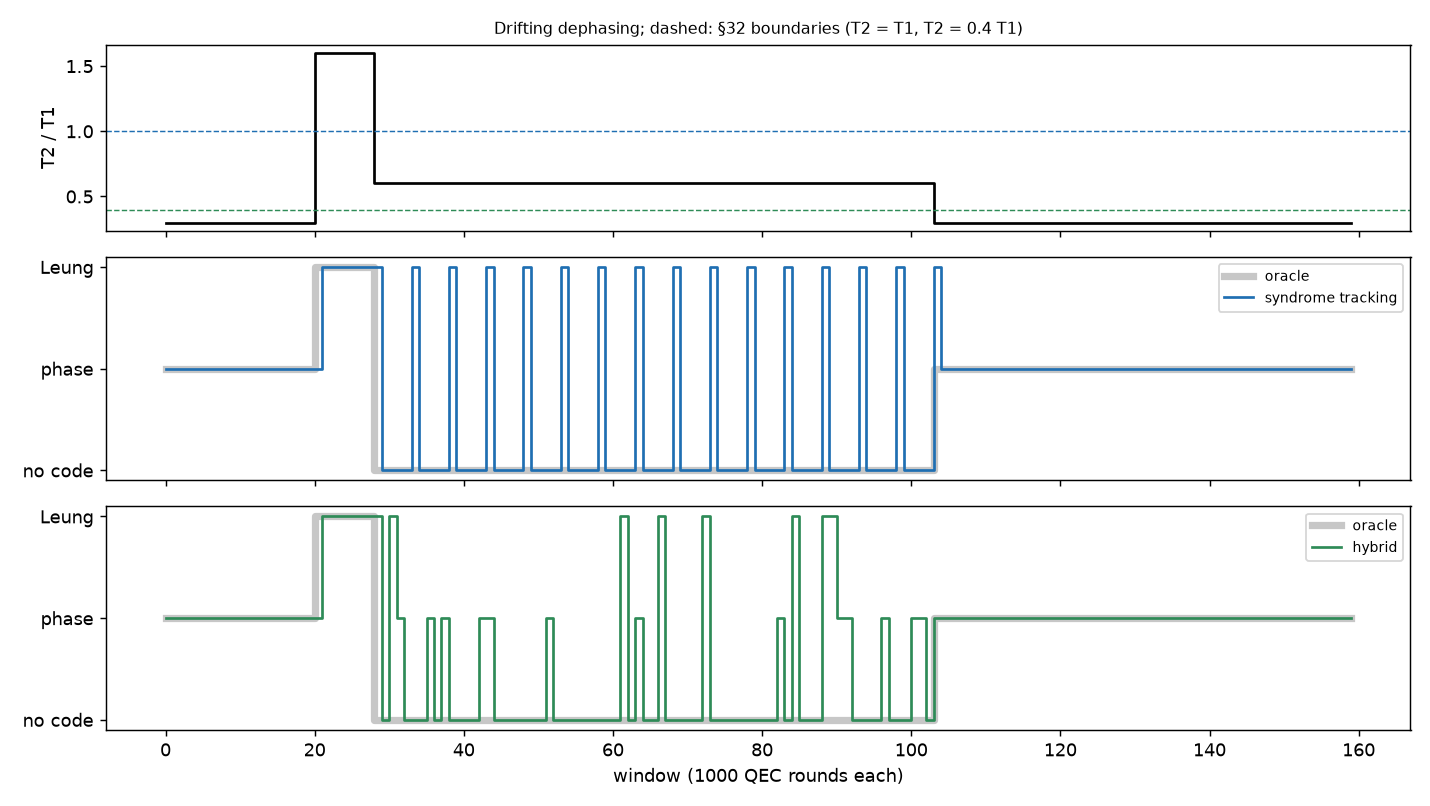

Source code (Python):
"""
The syndrome as a continuous qg witness: tracking noise drift while a
code runs, and switching code when T2/T1 changes.

§32 gave a rule on T2/T1 alone: Leung code if T2 > T1, no code if
0.4 T1 < T2 < T1, phase-flip code if T2 < 0.4 T1. On real qubits T2
fluctuates (two-level-system defects switch T_phi on and off), so a
choice made at calibration time goes stale. Here the codes' own
syndrome measurements are used as a free, in-situ witness.

In qg units every syndrome ancilla returns the expectation of a
stabilizer S, qg_Z(ancilla) = <S>, and its "flip rate" is (1 - <S>)/2:

  * Leung code: Z1Z2 and Z3Z4 flip under damping jumps (not under
    dephasing); XXXX (also a stabilizer) flips under phase errors.
    Two rates -> both gamma and p.
  * phase-flip code: X1X2, X2X3 flip under dephasing (and the Y part of
    damping). One rate -> p, given gamma.
  * no code: no syndrome -> blind.

Model: code capacity (as §27, §32), one noise round of amplitude damping
gamma = t/T1 and dephasing p = (1 - exp(-t/T_phi))/2 per QEC round,
exact rates and infidelities from Kraus operators. Time is divided into
windows of R QEC rounds; the syndrome counts of a window are binomial
draws from the exact rates. T1 is constant; T2/T1 follows a random
telegraph process between three levels (1.6, 0.6, 0.3 = the three
regimes of §32) with mean dwell of 20 windows.

Strategies (logical infidelity per round, averaged over time):
  oracle              knows T2/T1 in every window
  fixed none/phase/leung
  calibrate once      the §27/§32 qg witness at t = 0, then fixed
  probe every K       dedicated qg_Z(|1>), qg_X(|+>) probes every K
                      windows (2000 extra shots each time)
  probe every window  the same probes in every window (2000 shots/window)
  syndrome tracking   estimates (gamma, p) from the syndromes of the
                      code that is running; when it has chosen "no
                      code" it is blind, so it spends one window in the
                      Leung code every E windows to look again
  hybrid              syndromes while a code runs, the dedicated probes
                      only in windows spent without a code

Findings:

  * Closed forms (exact, checked against the Kraus computation): every
    stabilizer expectation is a power of the single-qubit witness
    qg_X = sqrt(1 - gamma)(1 - 2p) of §27:
        Leung:  <Z0Z1> = 1 - 2 gamma (1 - gamma),  <XXXX> = qg_X^4
        phase:  <X1X2> = qg_X^2
    so the ancilla qg_Z inverts in one line to gamma and p. From one
    window of 1000 rounds the Leung syndromes give gamma to ±23% and p
    to ±28% (T2/T1 = 0.6), enough to separate the three regimes.
  * Drift (T2/T1 telegraph between 1.6, 0.6, 0.3; 400 windows x 5
    seeds; T1 stable, so all gamma information is pooled), regret vs
    the oracle and extra probe shots per window:
        probe every window                                 +6.6%   2000
        hybrid (syndromes + probes only without a code)    +7.2%    481
        syndrome tracking only                            +13.1%      5
        probe every 10 windows                            +20.4%    200
        fixed no code                                     +25.9%      0
        fixed phase code                                  +46.0%      0
        calibrate once (§27/§32 witness at t = 0)          +57.7%      5
        fixed Leung code                                 +129.5%      0
  * The syndromes are free information: syndrome-only tracking beats
    recalibrating every 10 windows with no probe shots at all, and the
    hybrid comes within 0.6 points of probing every window with 4x fewer
    probe shots. A one-time calibration is worse than never coding at
    all once the noise drifts.
  * What limits it: the lag of one window after each switch, and the
    blindness without a code (hence the exploration every 5 windows, or
    the hybrid). Smoothing the p counts over past windows (forgetting
    0.5, 0.8) made it worse (+18.5%, +27.6%): here the drift is abrupt.
    Pooling gamma matters: without it (gamma re-estimated from each
    1000-shot probe, ±30%) the hybrid got stuck in the phase code near
    the T2 = 0.4 T1 boundary (+11.3%).

Scope: code capacity, perfect syndrome extraction, a synthetic drift
model. On hardware the syndrome ancillas have their own readout error
(§31 calibrates it) and extraction adds noise.
"""

import math
import os
import sys

import numpy as np
from scipy.optimize import minimize_scalar, minimize

sys.path.insert(0, os.path.dirname(os.path.abspath(__file__)))

from qec_leung_code_t1_qg import (  # noqa: E402
    OPTIONS,
    _noise_kraus,
    infidelity,
    leung_encoder,
    rates_from_times,
)
from qec_repetition_code_choice_qg import (  # noqa: E402
    estimate_noise,
    phase_syndrome_rate,
    sample_witness,
)

T_ROUND = 0.01          # QEC round length in units of T1  -> gamma ~ 0.01
LEVELS = (1.6, 0.6, 0.3)  # T2/T1: Leung / none / phase regime
ROUNDS_PER_WINDOW = 1000
MEAN_DWELL = 20


# --------------------------------------------------------------------- #
# exact syndrome rates (flip probability = (1 - qg_Z(ancilla)) / 2)
# --------------------------------------------------------------------- #
def _pauli_string(ops):
    out = np.array([[1.0]])
    for o in ops:
        out = np.kron(out, o)
    return out


_Zm, _Xm, _I = np.diag([1.0, -1.0]), np.array([[0.0, 1.0], [1.0, 0.0]]), np.eye(2)
# qubit order in leung_encoder: index bits b3 b2 b1 b0; |0011> has qubits 0,1 set.
LEUNG_STABILIZERS = {
    "Z0Z1": _pauli_string([_I, _I, _Zm, _Zm]),
    "Z2Z3": _pauli_string([_Zm, _Zm, _I, _I]),
    "XXXX": _pauli_string([_Xm, _Xm, _Xm, _Xm]),
}


def leung_syndrome_rates(gamma, p):
    """Flip rates of Z0Z1, Z2Z3 (averaged) and XXXX after one noise round
    on the maximally mixed logical state."""
    v = leung_encoder()
    rho = v @ v.T / 2
    out = sum(e @ rho @ e.conj().T for e in _noise_kraus(gamma, p))
    exp = {k: float(np.real(np.trace(s @ out))) for k, s in LEUNG_STABILIZERS.items()}
    return 0.5 * ((1 - exp["Z0Z1"]) / 2 + (1 - exp["Z2Z3"]) / 2), (1 - exp["XXXX"]) / 2


def phase_rate(gamma, p):
    return phase_syndrome_rate(gamma, p)


# closed forms: every stabilizer expectation is a product of single-qubit qg
def leung_rates_closed_form(gamma, p):
    """<Z0Z1> = 1 - 2 gamma (1 - gamma);  <XXXX> = (1 - gamma)^2 (1 - 2p)^4
    = qg_X^4, with qg_X = sqrt(1 - gamma)(1 - 2p) the §27 witness."""
    return gamma * (1 - gamma), (1 - (1 - gamma) ** 2 * (1 - 2 * p) ** 4) / 2


def phase_rate_closed_form(gamma, p):
    """<X1X2> = (1 - gamma)(1 - 2p)^2 = qg_X^2."""
    return (1 - (1 - gamma) * (1 - 2 * p) ** 2) / 2


# --------------------------------------------------------------------- #
# estimators from syndrome counts (inverting the closed forms)
# --------------------------------------------------------------------- #
def estimate_from_leung(n_zz_flips, n_xxxx_flips, rounds):
    """(gamma, p) from the Leung syndromes (ZZ checks: 2 * rounds trials)."""
    rz = min(n_zz_flips / (2 * rounds), 0.2499)
    gamma = (1 - math.sqrt(1 - 4 * rz)) / 2
    s_x = max(1 - 2 * n_xxxx_flips / rounds, 1e-12)
    p = (1 - min(s_x / (1 - gamma) ** 2, 1.0) ** 0.25) / 2
    return float(gamma), float(p)


def estimate_p_from_phase(n_flips, rounds, gamma):
    """p from the X-check flip rate of the phase code (2 * rounds trials), gamma known."""
    s_x = max(1 - 2 * n_flips / (2 * rounds), 1e-12)
    return float((1 - min(s_x / (1 - gamma), 1.0) ** 0.5) / 2)


# --------------------------------------------------------------------- #
# drift and strategies
# --------------------------------------------------------------------- #
def telegraph_series(n_windows, seed=0, levels=LEVELS, mean_dwell=MEAN_DWELL):
    rng = np.random.default_rng(seed)
    out, cur = [], int(rng.integers(len(levels)))
    for _ in range(n_windows):
        out.append(levels[cur])
        if rng.random() < 1 / mean_dwell:
            cur = int(rng.choice([k for k in range(len(levels)) if k != cur]))
    return out


def _best(g, p):
    return min(OPTIONS, key=lambda k: infidelity(k, g, p))


class _Cost:
    """Cache of exact infidelities per (option, T2/T1 level)."""

    def __init__(self):
        self.c = {}

    def __call__(self, option, ratio):
        key = (option, ratio)
        if key not in self.c:
            self.c[key] = infidelity(option, *rates_from_times(T_ROUND, ratio))
        return self.c[key]


class GammaPool:
    """T1 is stable, so every piece of gamma information is pooled: decays
    seen by the |1> probe (Binomial(shots, gamma)) and flips of the Leung
    ZZ checks (Binomial(trials, gamma (1 - gamma)))."""

    def __init__(self):
        self.probe = [0, 0]
        self.zz = [0, 0]

    def add_probe(self, qg_z, shots):
        self.probe[0] += round((1 + qg_z) / 2 * shots)
        self.probe[1] += shots

    def add_zz(self, flips, trials):
        self.zz[0] += flips
        self.zz[1] += trials

    def estimate(self):
        (k1, n1), (k2, n2) = self.probe, self.zz

        def nll(g):
            r = g * (1 - g)
            return -(k1 * math.log(g) + (n1 - k1) * math.log(1 - g) + k2 * math.log(r) + (n2 - k2) * math.log(1 - r))

        return float(minimize_scalar(nll, bounds=(1e-6, 0.5), method="bounded").x)


def _probe(g, p, shots, rng, pool):
    qz, qx = sample_witness(g, p, shots, rng)
    pool.add_probe(qz, shots)
    g_hat = pool.estimate()
    return g_hat, min(max(0.5 * (1 - qx / math.sqrt(1 - g_hat)), 0.0), 0.5)


def run_strategy(name, series, rng, cost, rounds=ROUNDS_PER_WINDOW, probe_every=10, explore_every=5,
                 probe_shots=1000, forget=0.0):
    """Returns (per-window infidelity list, per-window option list, extra probe shots)."""
    inf, opts, extra = [], [], 0
    g_est, p_est = None, None
    choice = None
    since_explore = 0
    acc_x, acc_p = [0.0, 0.0], [0.0, 0.0]
    pool = GammaPool()
    for w, ratio in enumerate(series):
        g, p = rates_from_times(T_ROUND, ratio)
        if name == "oracle":
            choice = min(OPTIONS, key=lambda k: cost(k, ratio))
        elif name.startswith("fixed"):
            choice = name.split()[1]
        elif name == "calibrate once":
            if w == 0:
                g_est, p_est = estimate_noise(*sample_witness(g, p, probe_shots, rng))
                extra += 2 * probe_shots
                choice = _best(g_est, p_est)
        elif name == "probe every K":
            if w % probe_every == 0:
                g_est, p_est = _probe(g, p, probe_shots, rng, pool)
                extra += 2 * probe_shots
                choice = _best(g_est, p_est)
        elif name == "hybrid":
            if w == 0 or choice == "none":
                g_est, p_est = _probe(g, p, probe_shots, rng, pool)
                extra += 2 * probe_shots
                choice = _best(g_est, p_est)
        elif name == "syndrome tracking":
            if w == 0:
                g_est, p_est = _probe(g, p, probe_shots, rng, pool)
                extra += 2 * probe_shots
                choice = _best(g_est, p_est)
            elif choice == "none":
                since_explore += 1
                if since_explore >= explore_every:
                    choice, since_explore = "leung", 0  # look again
        else:
            raise ValueError(name)
        inf.append(cost(choice, ratio))
        opts.append(choice)
        # syndrome information collected during this window, used for the next one
        if name in ("syndrome tracking", "hybrid"):
            if choice == "leung":
                rz, rx = leung_rates_closed_form(g, p)
                pool.add_zz(rng.binomial(2 * rounds, rz), 2 * rounds)
                g_est = pool.estimate()
                acc_x = [forget * acc_x[0] + rng.binomial(rounds, rx), forget * acc_x[1] + rounds]
                s_x = max(1 - 2 * acc_x[0] / acc_x[1], 1e-12)
                p_est = (1 - min(s_x / (1 - g_est) ** 2, 1.0) ** 0.25) / 2
                choice = _best(g_est, p_est)
            elif choice == "phase":
                acc_p = [forget * acc_p[0] + rng.binomial(2 * rounds, phase_rate_closed_form(g, p)),
                         forget * acc_p[1] + rounds]
                p_est = estimate_p_from_phase(acc_p[0], acc_p[1], g_est)
                choice = _best(g_est, p_est)
    return inf, opts, extra


STRATEGIES = ("oracle", "hybrid", "syndrome tracking", "probe every K", "probe every window", "calibrate once", "fixed none",
              "fixed phase", "fixed leung")


def compare(n_windows=400, seeds=range(5), **kw):
    cost = _Cost()
    out = {s: [] for s in STRATEGIES}
    extra = {s: [] for s in STRATEGIES}
    for seed in seeds:
        series = telegraph_series(n_windows, seed)
        for s in STRATEGIES:
            rng = np.random.default_rng(1000 + seed)
            if s == "probe every window":
                inf, _, ex = run_strategy("probe every K", series, rng, cost, **dict(kw, probe_every=1))
            else:
                inf, _, ex = run_strategy(s, series, rng, cost, **kw)
            out[s].append(np.mean(inf))
            extra[s].append(ex / n_windows)
    oracle = np.mean(out["oracle"])
    return {s: {"mean_infidelity": float(np.mean(out[s])), "regret": float(np.mean(out[s]) / oracle - 1),
                "extra_shots_per_window": float(np.mean(extra[s]))} for s in STRATEGIES}


def make_figure(path, n_windows=160, seed=3):
    import matplotlib

    matplotlib.use("Agg")
    import matplotlib.pyplot as plt

    cost = _Cost()
    series = telegraph_series(n_windows, seed)
    fig, axes = plt.subplots(3, 1, figsize=(11, 6.2), sharex=True, gridspec_kw={"height_ratios": [1, 1.2, 1.2]})
    axes[0].step(range(n_windows), series, where="post", color="k")
    axes[0].axhline(1.0, color="#1f6fb2", ls="--", lw=0.8)
    axes[0].axhline(0.4, color="#2e8b57", ls="--", lw=0.8)
    axes[0].set_ylabel("T2 / T1")
    axes[0].set_title("Drifting dephasing; dashed: §32 boundaries (T2 = T1, T2 = 0.4 T1)", fontsize=9)
    ymap = {"none": 0, "phase": 1, "leung": 2}
    for ax, s in ((axes[1], "syndrome tracking"), (axes[2], "hybrid")):
        rng = np.random.default_rng(1000 + seed)
        inf, opts, _ = run_strategy(s, series, rng, cost)
        best = [min(OPTIONS, key=lambda k: cost(k, r)) for r in series]
        ax.step(range(n_windows), [ymap[o] for o in best], where="post", color="#c7c7c7", lw=4, label="oracle")
        ax.step(range(n_windows), [ymap[o] for o in opts], where="post", color="#1f6fb2" if s.startswith("syn")
                else "#2e8b57", lw=1.5, label=s)
        ax.set_yticks([0, 1, 2])
        ax.set_yticklabels(["no code", "phase", "Leung"])
        ax.legend(fontsize=8, loc="upper right")
    axes[2].set_xlabel(f"window ({ROUNDS_PER_WINDOW} QEC rounds each)")
    fig.tight_layout()
    fig.savefig(path, dpi=130)


if __name__ == "__main__":
    print("Exact syndrome flip rates at gamma = 0.01 (per round):")
    for ratio in LEVELS:
        g, p = rates_from_times(T_ROUND, ratio)
        rz, rx = leung_syndrome_rates(g, p)
        print(f"  T2/T1 = {ratio}: gamma {g:.4f}, p {p:.4f}; Leung ZZ {rz:.4f}, XXXX {rx:.4f}; "
              f"phase XX {phase_rate(g, p):.4f}; best {_best(g, p)}")
    print("\nEstimator check (one window of 1000 rounds, 200 repetitions, T2/T1 = 0.6):")
    rng = np.random.default_rng(0)
    g, p = rates_from_times(T_ROUND, 0.6)
    rz, rx = leung_rates_closed_form(g, p)
    est = np.array([estimate_from_leung(rng.binomial(2000, rz), rng.binomial(1000, rx), 1000) for _ in range(200)])
    print(f"  true gamma {g:.4f} p {p:.4f}; estimated gamma {est[:, 0].mean():.4f} ± {est[:, 0].std():.4f}, "
          f"p {est[:, 1].mean():.4f} ± {est[:, 1].std():.4f}")
    print("\nStrategies (400 windows x 5 drift seeds):")
    t = compare()
    for s in STRATEGIES:
        r = t[s]
        print(f"  {s:18s} infidelity/round {r['mean_infidelity']:.2e}  regret {100 * r['regret']:+7.1f}%  "
              f"extra probe shots/window {r['extra_shots_per_window']:.0f}")
    if "--figure" in sys.argv:
        make_figure(__file__.replace(".py", ".png"))
